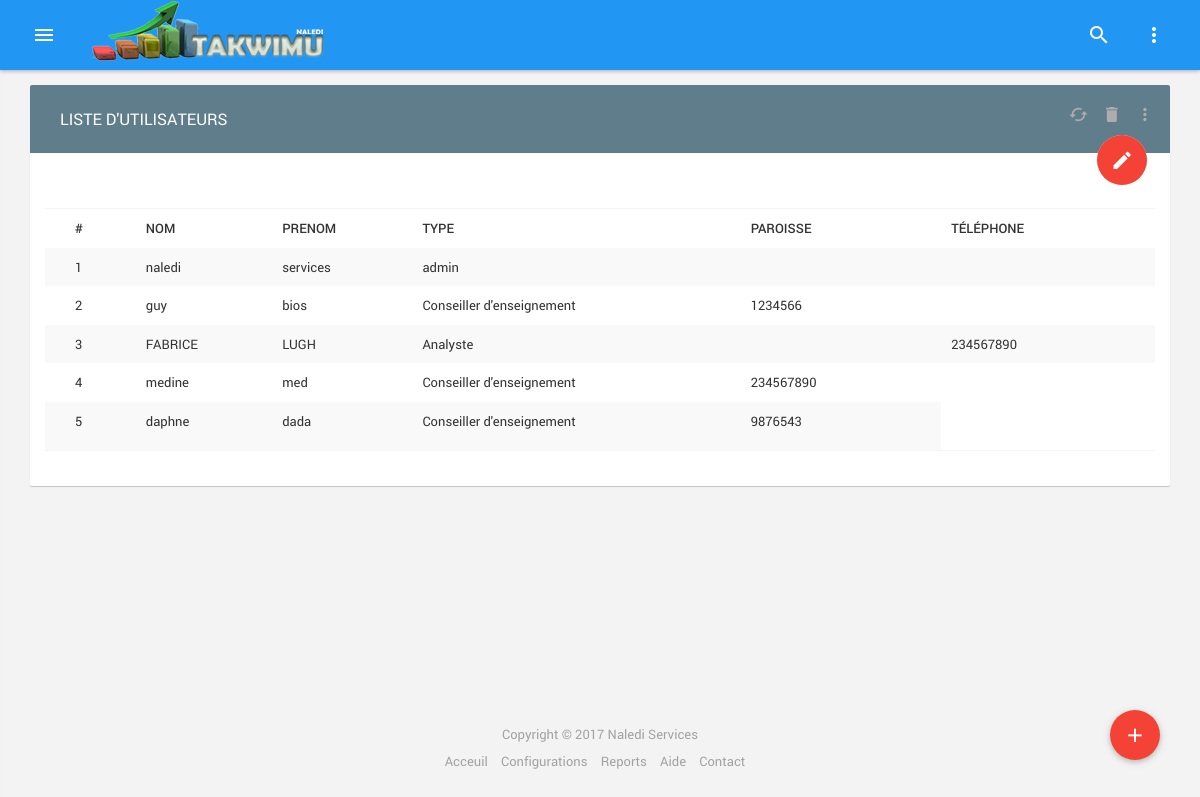
The app's page /public/utilisateur.php (signed in) with its own data.
### tables this page shows
CREATE TABLE `user` (
  `id` int(11) NOT NULL,
  `nom` varchar(200) NOT NULL,
  `prenom` varchar(200) NOT NULL,
  `password` varchar(200) NOT NULL,
  `type_user` varchar(200) DEFAULT NULL,
  `phone` varchar(255) NOT NULL,
  `adress` varchar(255) NOT NULL,
  `photo` varchar(255) NOT NULL,
  `belongs_to` int(11) NOT NULL
);

### templates/utilisateur_templates.php (the view, shortened to what this page needs)
<header id="header" class="clearfix" data-ma-theme="blue">
			<ul class="h-inner">
				<li class="hi-trigger ma-trigger" data-ma-action="sidebar-open" data-ma-target="#sidebar">
					<div class="line-wrap">
						<div class="line top"></div>
						<div class="line center"></div>
						<div class="line bottom"></div>
					</div>
				</li>
				<li class="hidden-xs">
					<a href="index.html" class="m-l-10">
						<img src="img/demo/logo.png" alt="">
					</a>
				</li>
				<li class="pull-right">
					<ul class="hi-menu">
						<li data-ma-action="search-open">
							<a href="#"><i class="him-icon zmdi zmdi-search"></i></a>
						</li>
						<li class="dropdown">
							<a data-toggle="dropdown" href="#"><i class="him-icon zmdi zmdi-more-vert"></i></a>
						</li>
					</ul>
				</li>
			</ul>
		</header>
<section id="main">
			<section id="content">
				<div class="container">
					<div class="card">
					<?php if(isset($_SESSION['current_session'])): ?>
						<div id="todo1" class="card">
							<div class="card-header bgm-bluegray ch-alt m-b-20">
								<h2>LISTE D'UTILISATEURS</h2>
								<ul class="actions">
										<li>
											<a href="#">
												<i class="zmdi zmdi-refresh-alt"></i>
											</a>
										</li>
										<li>
											<a href="#">
												<i class="zmdi zmdi-delete"></i>
											</a>
										</li>
										<li class="dropdown">
											<a href="#" data-toggle="dropdown">
												<i class="zmdi zmdi-more-vert"></i>
											</a>
										</li>
									</ul>
							</div>
							<div class="card-body ">
								<div class="t-add">
									<i class="bgm-red ta-btn zmdi zmdi-edit" data-ma-action="todo-form-open"></i>
								</div>
								<div class="list-group">
									<div class="list-group-item media">
									 <div class="col-sm-12">
									 <div class="table-responsive">
							<table id="data-table-basic" class="table table-condensed table-striped table-bordered">
								<thead>
								<tr class="tbl_left">
									<th>#</th>
									<th>Nom</th>
									<th>Prenom</th>
									<th>Type</th>
									<th>Paroisse</th>
									<th>Téléphone</th>
								</tr>
								</thead>
								<tbody>
								<?php
								$num = 1;
									foreach ($table_utilisateur as $row)
									{
										echo("<tr>");
										echo("<td>" . $num . "</td>");
										echo("<td>" . $row["nom"] . "</td>");
										echo("<td>" . $row["prenom"] . "</td>");
										if($row["type_user"] == "Conseiller d'enseignement")
										{
											echo("<td>" . $row["type_user"] . "</td>");
										}
										else {
											echo("<td>" . $row["type_user"] . "</td>");
											echo("<td></td>");
										}
										echo("<td>" . $row["phone"] . "</td>");
										echo("</tr>");
										$num++;
									}
								?>
								</tbody>
							</table>
						</div>
									 </div>
									</div>
								</div>
							</div>
						</div>
				   <button class="btn btn-float btn-danger m-btn waves-effect waves-circle waves-float" data-toggle="modal" href="#modalAjouterUser"><i class="zmdi zmdi-plus" ></i></button>
					<?php endif; ?>
					</div>
				</div>
			</section>
		</section>
		<footer id="footer">
			Copyright &copy; 2017 Naledi Services
			<ul class="f-menu">
				<li><a href="#">Acceuil</a></li>
				<li><a href="#">Configurations</a></li>
				<li><a href="#">Reports</a></li>
				<li><a href="#">Aide</a></li>
				<li><a href="#">Contact</a></li>
			</ul>
		</footer>

### public/css/demo.css (style rules this page uses)
.zmdi { font-size: 30px; }
#content { margin-top: -50px !important; }
.h-inner img { margin-top: -20px; }
tr>th { text-align: center !important; }
#todo1 { background: #FFF; color: #333; font-family:inherit; }
.t-add { top: 50px !important; }
.ta-btn { color: #fff !important; }
.t-add, .modal-content1 { background: #e2e2e2; }
.tbl_left th { text-align: left !important; }

### records on screen
user: nom "naledi", prenom "services", type_user "admin"
user: nom "guy", prenom "bios", type_user "Conseiller d'enseignement", phone "1234566"
user: nom "FABRICE", prenom "LUGH", type_user "Analyste", phone "234567890"
user: nom "medine", prenom "med", type_user "Conseiller d'enseignement", phone "234567890"
user: nom "daphne", prenom "dada", type_user "Conseiller d'enseignement", phone "9876543"
